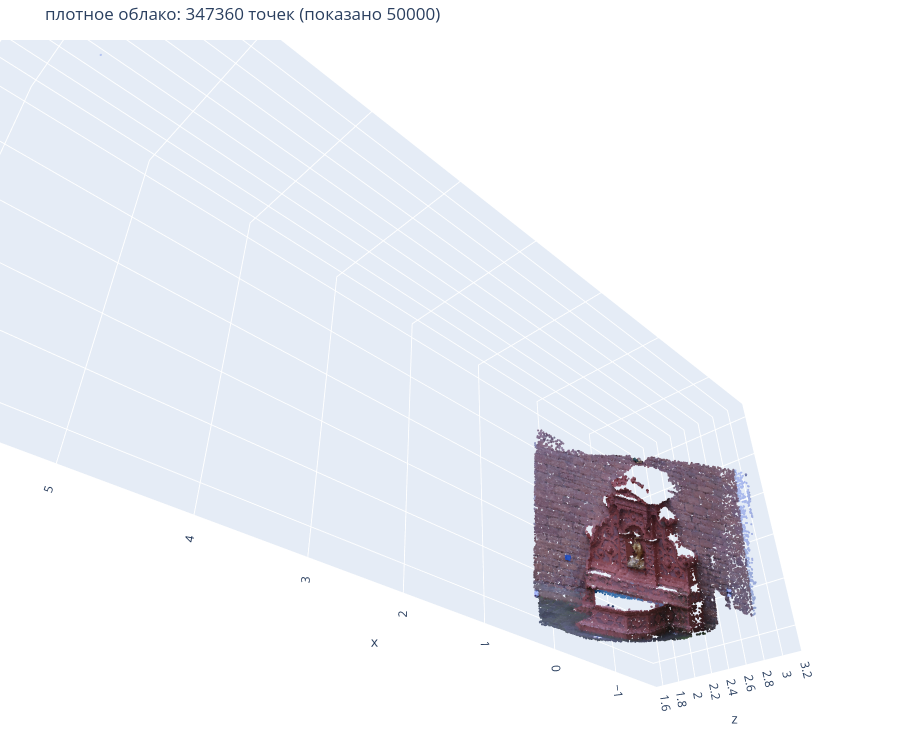

Notebook code for this chart:
### Markdown cell above
Слева — ректифицированная пара с наибольшим числом точек: жёлтые линии показывают, что соответствующие точки лежат
на одной строке. Справа — её диспаратность внутри маски: чем ближе к камере, тем больше диспаратность. Ниже — плотное облако.

### Code cell
# пара с наибольшим числом точек: ректифицированные кадры (соответствующие точки — на одной строке) и диспаратность
pair_debug = max(debug, key=lambda d: np.isfinite(d["disparity"]).sum())
fig, ax = plt.subplots(1, 3, figsize=(18, 4.5))
ax[0].imshow(pair_debug["left"]); ax[1].imshow(pair_debug["right"])
for a in ax[:2]:
    for y in range(20, pair_debug["left"].shape[0], 40):
        a.axhline(y, color="yellow", lw=0.5)
    a.axis("off")
ax[0].set_title(f"левый: кадр {pair_debug['pair'][0]}"); ax[1].set_title(f"правый: кадр {pair_debug['pair'][1]}")
im = ax[2].imshow(pair_debug["disparity"], cmap="turbo"); plt.colorbar(im, ax=ax[2])
ax[2].set_title("диспаратность внутри маски, px"); ax[2].axis("off")
plt.tight_layout(); plt.show()

# плотное облако (на графике — подвыборка, всё облако — в dense.ply)
N_PLOT = 50000
sel = np.random.default_rng(0).choice(len(X_dense), min(N_PLOT, len(X_dense)), replace=False)
fig = go.Figure(go.Scatter3d(x=X_dense[sel, 0], y=X_dense[sel, 1], z=X_dense[sel, 2], mode="markers",
                             marker=dict(size=1.2, color=[f"rgb({r},{g},{b})" for r, g, b in C_dense[sel]])))
fig.update_layout(title=f"плотное облако: {len(X_dense)} точек (показано {len(sel)})", height=750,
                  margin=dict(l=0, r=0, t=40, b=0), scene=dict(aspectmode="data", camera=dict(up=dict(x=0, y=-1, z=0))))
fig.show()

### Figure 1 — Plotly figure (JSON) as saved in the notebook; plotly's stock layout.template omitted (floating-point values rounded to 4 significant figures; data arrays with more than 128 entries replaced by an {"elided": "..."} marker saying what was removed)
{"data": [{"marker": {"color": {"elided": "50000 str values"}, "size": 1.2}, "mode": "markers", "type": "scatter3d", "x": {"elided": "50000 float values"}, "y": {"elided": "50000 float values"}, "z": {"elided": "50000 float values"}}], "layout": {"height": 750, "margin": {"b": 0, "l": 0, "r": 0, "t": 40}, "scene": {"aspectmode": "data", "camera": {"up": {"x": 0, "y": -1, "z": 0}}}, "title": {"text": "плотное облако: 347360 точек (показано 50000)"}}}
